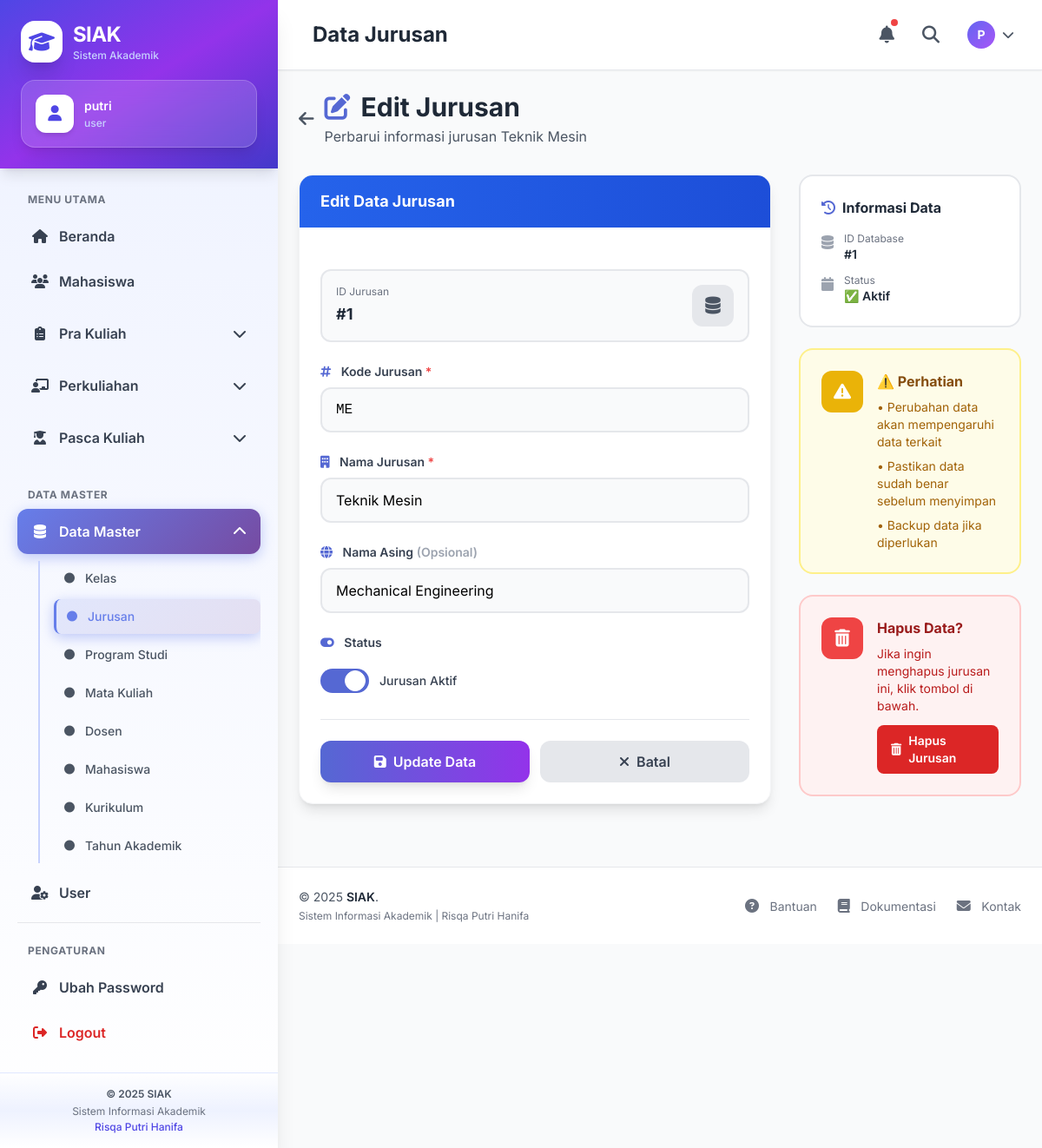
Page /index.php?page=jurusan&aksi=edit&id=1 (signed in) on the committed database.
### tables this page shows
CREATE TABLE `jurusan` (
  `jurId` smallint(6) NOT NULL,
  `jurKode` varchar(20) DEFAULT NULL,
  `jurNama` varchar(100) NOT NULL DEFAULT '',
  `jurNamaAsing` varchar(100) DEFAULT NULL,
  `jurIsAktif` tinyint(4) DEFAULT 1
);

### models/Jurusan.php (called while the page is built, shortened)
<?php
class Jurusan {
    private $db;
    function __construct($koneksi){
        $this->db = $koneksi;
    }
    function get($id){
        return $this->db->query("
            SELECT * FROM jurusan WHERE jurId = $id
        ")->fetch_assoc();
    }
}
?>

### views/jurusan/edit.php (the view, shortened to what this page needs)
<?php include "views/layout/header.php"; ?>
<?php include "views/layout/sidebar.php"; ?>
<div class="mb-8">
    <div class="flex items-center space-x-3 mb-4">
        <a href="index.php?page=jurusan" class="text-gray-600 hover:text-gray-800">
            <i class="fas fa-arrow-left text-xl"></i>
        </a>
        <div>
            <h1 class="text-3xl font-bold text-gray-800">
                <i class="fas fa-edit text-primary-600 mr-3"></i>Edit Jurusan
            </h1>
            <p class="text-gray-600 mt-1">Perbarui informasi jurusan <?= htmlspecialchars($data['jurNama']) ?></p>
        </div>
    </div>
</div>
<div class="grid grid-cols-1 lg:grid-cols-3 gap-8">
    <div class="lg:col-span-2">
        <div class="bg-white rounded-2xl shadow-lg border border-gray-100 overflow-hidden">
            <div class="bg-gradient-to-r from-blue-600 to-blue-700 px-6 py-4">
                <h3 class="text-lg font-bold text-white">Edit Data Jurusan</h3>
            </div>
            <div class="p-6">
                <form method="post" action="index.php?page=jurusan&aksi=update" class="space-y-6">
                    <div class="bg-gray-50 border-2 border-gray-200 rounded-xl p-4">
                        <div class="flex items-center justify-between">
                            <div>
                                <p class="text-xs text-gray-500 mb-1">ID Jurusan</p>
                                <p class="text-lg font-bold text-gray-800">#<?= $data['jurId'] ?></p>
                            </div>
                            <div class="w-12 h-12 bg-gray-200 rounded-xl flex items-center justify-center">
                                <i class="fas fa-database text-gray-600 text-xl"></i>
                            </div>
                        </div>
                    </div>
                    <div class="space-y-2">
                        <label class="block text-sm font-semibold text-gray-700">
                            <i class="fas fa-hashtag text-primary-600 mr-2"></i>
                            Kode Jurusan <span class="text-red-500">*</span>
                        </label>
                        <input
                            type="text"
                            name="jurKode"
                            value="<?= htmlspecialchars($data['jurKode']) ?>"
                            required
                            class="w-full px-4 py-3 bg-gray-50 border-2 border-gray-200 rounded-xl focus:bg-white focus:border-primary-500 focus:ring-4 focus:ring-primary-100 transition duration-200 outline-none font-mono"
                        >
                    </div>
                    <div class="space-y-2">
                        <label class="block text-sm font-semibold text-gray-700">
                            <i class="fas fa-building text-primary-600 mr-2"></i>
                            Nama Jurusan <span class="text-red-500">*</span>
                        </label>
                        <input
                            type="text"
                            name="jurNama"
                            value="<?= htmlspecialchars($data['jurNama']) ?>"
                            required
                            class="w-full px-4 py-3 bg-gray-50 border-2 border-gray-200 rounded-xl focus:bg-white focus:border-primary-500 focus:ring-4 focus:ring-primary-100 transition duration-200 outline-none"
                        >
                    </div>
                    <div class="space-y-2">
                        <label class="block text-sm font-semibold text-gray-700">
                            <i class="fas fa-globe text-primary-600 mr-2"></i>
                            Nama Asing <span class="text-gray-400">(Opsional)</span>
                        </label>
                        <input
                            type="text"
                            name="jurNamaAsing"
                            value="<?= htmlspecialchars($data['jurNamaAsing']) ?>"
                            class="w-full px-4 py-3 bg-gray-50 border-2 border-gray-200 rounded-xl focus:bg-white focus:border-primary-500 focus:ring-4 focus:ring-primary-100 transition duration-200 outline-none"
                        >
                    </div>
                    <div class="space-y-2">
                        <label class="block text-sm font-semibold text-gray-700 mb-3">
                            <i class="fas fa-toggle-on text-primary-600 mr-2"></i>
                            Status
                        </label>
                        <label class="relative inline-flex items-center cursor-pointer">
                            <div class="w-14 h-7 bg-gray-300 peer-focus:outline-none peer-focus:ring-4 peer-focus:ring-primary-200 rounded-full peer peer-checked:after:translate-x-full peer-checked:after:border-white after:content-[''] after:absolute after:top-0.5 after:left-[4px] after:bg-white after:border-gray-300 after:border after:rounded-full after:h-6 after:w-6 after:transition-all peer-checked:bg-primary-600"></div>
                            <span class="ml-3 text-sm font-medium text-gray-700">Jurusan Aktif</span>
                        </label>
                    </div>
                    <div class="flex flex-col sm:flex-row gap-3 pt-6 border-t border-gray-200">
                        <button
                            type="submit"
                            name="update_jurusan"
                            class="flex-1 inline-flex items-center justify-center px-6 py-3 bg-gradient-to-r from-primary-600 to-secondary-600 text-white font-semibold rounded-xl shadow-lg hover:shadow-xl transform hover:-translate-y-1 transition duration-200"
                        >
                            <i class="fas fa-save mr-2"></i>
                            Update Data
                        </button>
                        <a
                            href="index.php?page=jurusan"
                            class="flex-1 inline-flex items-center justify-center px-6 py-3 bg-gray-200 text-gray-700 font-semibold rounded-xl hover:bg-gray-300 transition duration-200"
                        >
                            <i class="fas fa-times mr-2"></i>
                            Batal
                        </a>
                    </div>
                </form>
            </div>
        </div>
    </div>
    <div class="lg:col-span-1 space-y-6">
        <div class="bg-white border-2 border-gray-200 rounded-2xl p-6">
            <h4 class="font-bold text-gray-800 mb-4 flex items-center">
                <i class="fas fa-history text-primary-600 mr-2"></i>
                Informasi Data
            </h4>
            <div class="space-y-3">
                <div class="flex items-start">
                    <i class="fas fa-database text-gray-400 mr-3 mt-1"></i>
                    <div>
                        <p class="text-xs text-gray-500">ID Database</p>
                        <p class="text-sm font-semibold text-gray-800">#<?= $data['jurId'] ?></p>
                    </div>
                </div>
                <div class="flex items-start">
                    <i class="fas fa-calendar text-gray-400 mr-3 mt-1"></i>
                    <div>
                        <p class="text-xs text-gray-500">Status</p>
                        <p class="text-sm font-semibold text-gray-800">
                            <?= $data['jurIsAktif'] ? '✅ Aktif' : '❌ Non-Aktif' ?>
                        </p>
                    </div>
                </div>
            </div>
        </div>
        <div class="bg-yellow-50 border-2 border-yellow-200 rounded-2xl p-6">
            <div class="flex items-start">
                <div class="w-12 h-12 bg-yellow-500 rounded-xl flex items-center justify-center flex-shrink-0">
                    <i class="fas fa-exclamation-triangle text-white text-xl"></i>
                </div>
                <div class="ml-4">
                    <h4 class="font-bold text-yellow-800 mb-2">⚠️ Perhatian</h4>
                    <ul class="text-sm text-yellow-700 space-y-2">
                        <li>• Perubahan data akan mempengaruhi data terkait</li>
                        <li>• Pastikan data sudah benar sebelum menyimpan</li>
                        <li>• Backup data jika diperlukan</li>
                    </ul>
                </div>
            </div>
        </div>
        <div class="bg-red-50 border-2 border-red-200 rounded-2xl p-6">
            <div class="flex items-start">
                <div class="w-12 h-12 bg-red-500 rounded-xl flex items-center justify-center flex-shrink-0">
                    <i class="fas fa-trash-alt text-white text-xl"></i>
                </div>
                <div class="ml-4">
                    <h4 class="font-bold text-red-800 mb-2">Hapus Data?</h4>
                    <p class="text-sm text-red-700 mb-3">
                        Jika ingin menghapus jurusan ini, klik tombol di bawah.
                    </p>
                    <a
                        href="index.php?page=jurusan&aksi=delete&id=<?= $data['jurId'] ?>"
                        onclick="return confirm('⚠️ PERINGATAN!\n\nYakin ingin menghapus jurusan <?= htmlspecialchars($data['jurNama']) ?>?\n\nData yang terkait:\n- Program Studi\n- Dosen\n- Mahasiswa\n\nAkan terpengaruh!\n\nLanjutkan?')"
                        class="inline-flex items-center px-4 py-2 bg-red-600 text-white rounded-lg hover:bg-red-700 transition text-sm font-semibold"
                    >
                        <i class="fas fa-trash-alt mr-2"></i>
                        Hapus Jurusan
                    </a>
                </div>
            </div>
        </div>
    </div>
</div>
<?php include "views/layout/footer.php"; ?>

### views/layout/header.php (style rules this page uses)
body { font-family: 'Inter', sans-serif; }
* { transition: all 0.2s ease; }

### rows in the picture
jurusan: jurNama "Teknik Mesin", jurId "1", jurKode "ME", jurNamaAsing "Mechanical Engineering"

### other values in the picture
$_SESSION['user'] "putri"
$_SESSION['grup'] "user"
substr($_SESSION['user'], 0, 1) "P"
